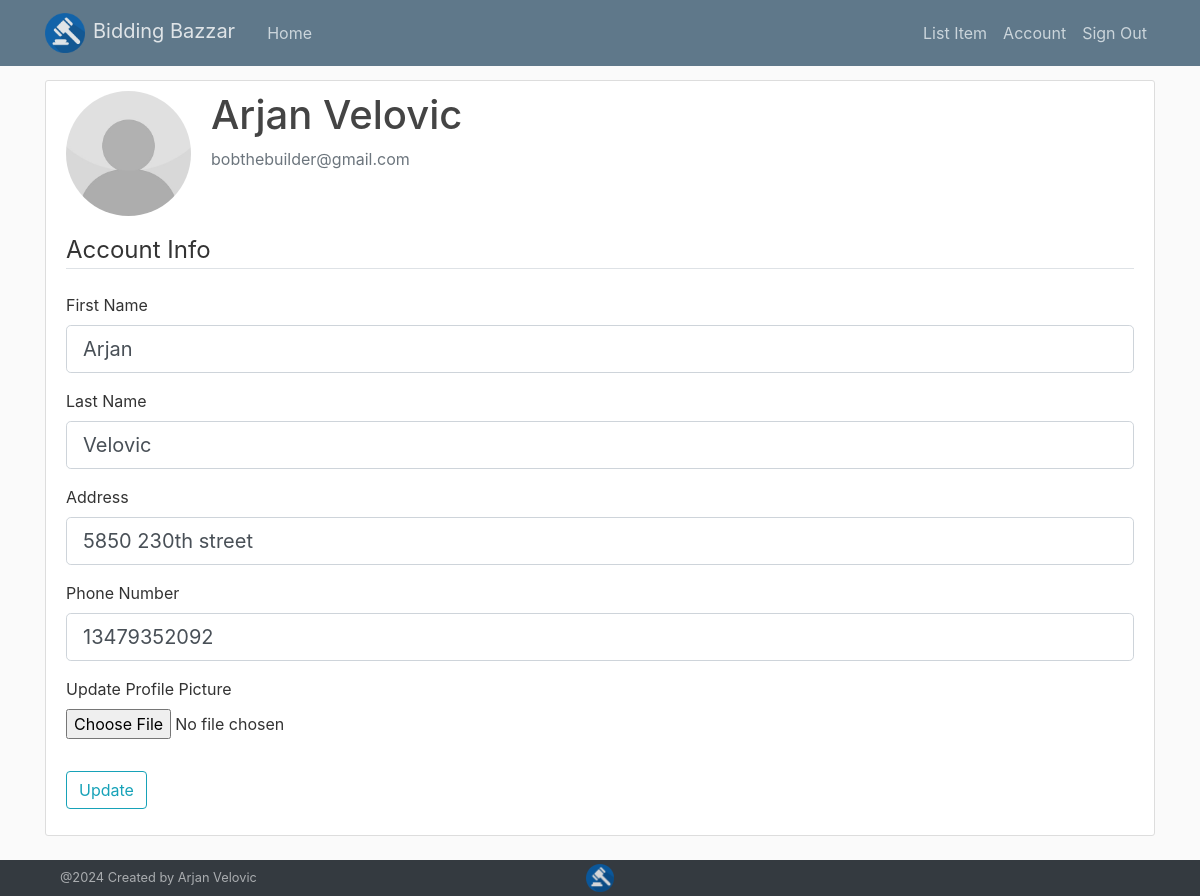
Page /account (signed in) on the committed database.
### models.py (models this page shows, shortened)
class User(db.Model, UserMixin):
    id = db.Column(db.Integer, primary_key=True)
    firstname = db.Column(db.String(100), nullable=False)
    lastname = db.Column(db.String(100), nullable=False)
    address = db.Column(db.String(200), nullable=False)
    phonenumber = db.Column(db.String(20), nullable=False)
    email = db.Column(db.String(120), unique=True, nullable=False)
    image_file = db.Column(db.String(20), nullable=False, default='default.jpg')
    password = db.Column(db.String(60), nullable=False)
    datecreated = db.Column(db.DateTime, nullable=False, default=datetime.utcnow)
    posts = db.relationship('Item', backref='author', lazy=True)
    bids = db.relationship('Bid', backref='bidder', lazy=True)
    watching = db.relationship('Watchlist', backref='watcher', lazy=True)

### app/users/routes.py (the view)
@users.route("/account", methods=['GET', 'POST'])
@login_required
def account():
    form = UpdateAccountForm()
    if form.validate_on_submit():
        if form.picture.data:
            picture_file = save_picture(form.picture.data)
            current_user.image_file = picture_file
        current_user.firstname = form.firstname.data
        current_user.lastname = form.lastname.data
        current_user.address = form.address.data
        current_user.phonenumber = form.phonenumber.data
        db.session.commit()
        flash('Your account has been updated!', 'success')
        return redirect(url_for('users.account'))
    elif request.method == 'GET':
        form.firstname.data = current_user.firstname
        form.lastname.data = current_user.lastname
        form.address.data = current_user.address
        form.phonenumber.data = current_user.phonenumber
    image_file = url_for('static', filename='profile_pics/' + current_user.image_file)
    return render_template('account.html', title='Account Details',
                           image_file=image_file, form=form)

### app/users/forms.py
class UpdateAccountForm(FlaskForm):
    firstname = StringField('First Name',
                           validators=[DataRequired()])
    lastname = StringField('Last Name',
                           validators=[DataRequired()])
    address = StringField('Address',
                           validators=[DataRequired()])
    phonenumber = IntegerField('Phone Number',
                           validators=[DataRequired(), NumberRange(min=1000000000, max=999999999999999, message='please enter a valid phone number')])
    picture = FileField('Update Profile Picture', validators=[FileAllowed(['jpg', 'png'])])
    submit = SubmitField('Update')

### models.py (called while the page is built)
@login_manager.user_loader
def load_user(user_id):
    return User.query.get(int(user_id))

### app/templates/account.html (shortened to what this page needs)
{% extends "layout.html" %}
{% block content %}
    <div class="content-section">
      <div class="media">
        <img class="rounded-circle account-img" src="{{ image_file }}">
        <div class="media-body">
          <h2 class="account-heading">{{ current_user.firstname }} {{ current_user.lastname }}</h2>
          <p class="text-secondary">{{ current_user.email }}</p>
        </div>
      </div>
        <form method="POST" action="" enctype="multipart/form-data">
            <fieldset class="form-group">
                <legend class="border-bottom mb-4">Account Info</legend>
                <div class="form-group">
                    {{ form.firstname.label(class="form-control-label") }}
                    {% if form.firstname.errors %}
                        {{ form.firstname(class="form-control form-control-lg is-invalid") }}
                        <div class="invalid-feedback">
                            {% for error in form.firstname.errors %}
                                <span>{{ error }}</span>
                            {% endfor %}
                        </div>
                    {% else %}
                        {{ form.firstname(class="form-control form-control-lg") }}
                    {% endif %}
                </div>
                <div class="form-group">
                    {{ form.lastname.label(class="form-control-label") }}
                    {% if form.lastname.errors %}
                        {{ form.lastname(class="form-control form-control-lg is-invalid") }}
                        <div class="invalid-feedback">
                            {% for error in form.lastname.errors %}
                                <span>{{ error }}</span>
                            {% endfor %}
                        </div>
                    {% else %}
                        {{ form.lastname(class="form-control form-control-lg") }}
                    {% endif %}
                </div>
                <div class="form-group">
                    {{ form.address.label(class="form-control-label") }}
                    {% if form.address.errors %}
                        {{ form.address(class="form-control form-control-lg is-invalid") }}
                        <div class="invalid-feedback">
                            {% for error in form.address.errors %}
                                <span>{{ error }}</span>
                            {% endfor %}
                        </div>
                    {% else %}
                        {{ form.address(class="form-control form-control-lg") }}
                    {% endif %}
                </div>
                <div class="form-group">
                    {{ form.phonenumber.label(class="form-control-label") }}
                    {% if form.phonenumber.errors %}
                        {{ form.phonenumber(class="form-control form-control-lg is-invalid") }}
                        <div class="invalid-feedback">
                            {% for error in form.phonenumber.errors %}
                                <span>{{ error }}</span>
                            {% endfor %}
                        </div>
                    {% else %}
                        {{ form.phonenumber(class="form-control form-control-lg") }}
                    {% endif %}
                </div>
                <div class="form-group">
                    {{ form.picture.label() }}
                    {{ form.picture(class="form-control-file") }}
                </div>
            </fieldset>
            <div class="form-group">
                {{ form.submit(class="btn btn-outline-info") }}
            </div>
        </form>
    </div>
{% endblock content %}

### app/static/main.css (style rules this page uses)
body { background: #fafafa; color: #333333; margin-top: 5rem; }
h1, h2, h3, h4, h5, h6 { color: #444444; }
.content-section { background: #ffffff; padding: 10px 20px; border: 1px solid #dddddd; border-radius: 3px; margin-bottom: 20px; }
.account-img { height: 125px; width: 125px; margin-right: 20px; margin-bottom: 16px; }
.account-heading { font-size: 2.5rem; }

### rows in the picture
User: firstname "Arjan", lastname "Velovic", email "bobthebuilder@gmail.com", address "5850 230th street", phonenumber "13479352092"
